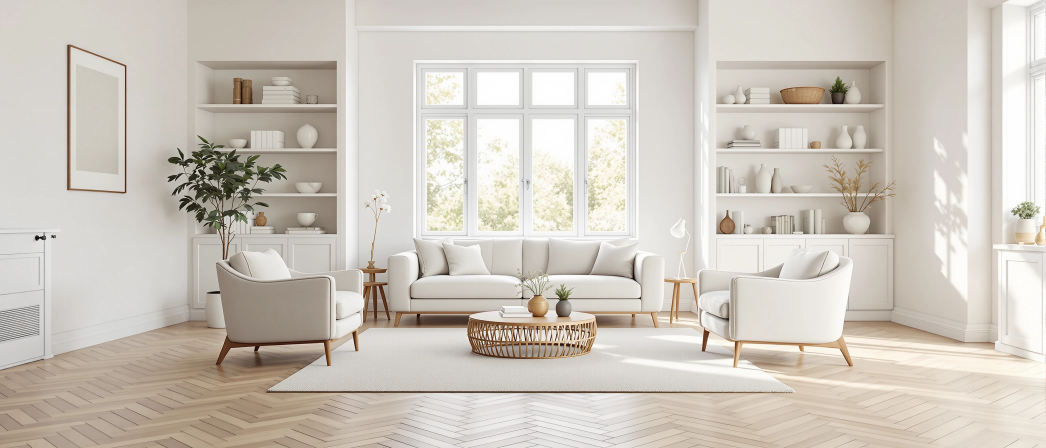
#> input picture tools/hero-living/source/living-flux.webp, 3136 x 1344 px, found by its file name (shown at 1/3 size)
$ python make-hero-living.py tools/hero-living/source/living-flux.webp
#> lines starting #> are read from the running program, lines starting #| are printed output that depends on the picture
# Makes the hero's living-room watermark (public/img/hero-living-2400.webp + hero-living-m.webp).
# Owner, 2026-10-20: "a very very light background (almost like a watermark) of a nice living room ...
# super light edge to edge". Picked strength: 12%.
#
# Source: Replicate black-forest-labs/flux-1.1-pro-ultra, 2026-10-20, seed 4102, 21:9 (AI-generated room,
# no people, no brand): a bright Scandinavian living room, pale oak herringbone floor, centred window,
# matching shelves. Steps: find the room's own vertical centre line, mirror its right half so the room is
# exactly symmetric (owner: symmetry, nothing lopsided), take most of the colour out (55% grey), wash it
# 88% into the page's ice blue (--ice-50 #f4f8fe), then export desktop + phone sizes.
#
# Run from the repo root: python tools/hero-living/make-hero-living.py tools/hero-living/source/living-flux.webp
import os
import sys

import numpy as np
from PIL import Image

STRENGTH = 0.12   # how much of the photo survives the wash (owner picked 12% from 8 / 12 / 16)
GREY = 0.55       # share of the photo turned grey, so the brand blues stay in charge
ICE_50 = np.array([244, 248, 254], np.float32)

src = sys.argv[1]
out_dir = os.path.join(os.path.dirname(os.path.abspath(__file__)), '..', '..', 'public', 'img')
im = np.asarray(Image.open(src).convert('RGB')).astype(np.float32)
H, W = im.shape[:2]
#> H = 1344; W = 3136

# 1) The room's own vertical axis: the column where the left and right halves match best.
gray = im.mean(axis=2)
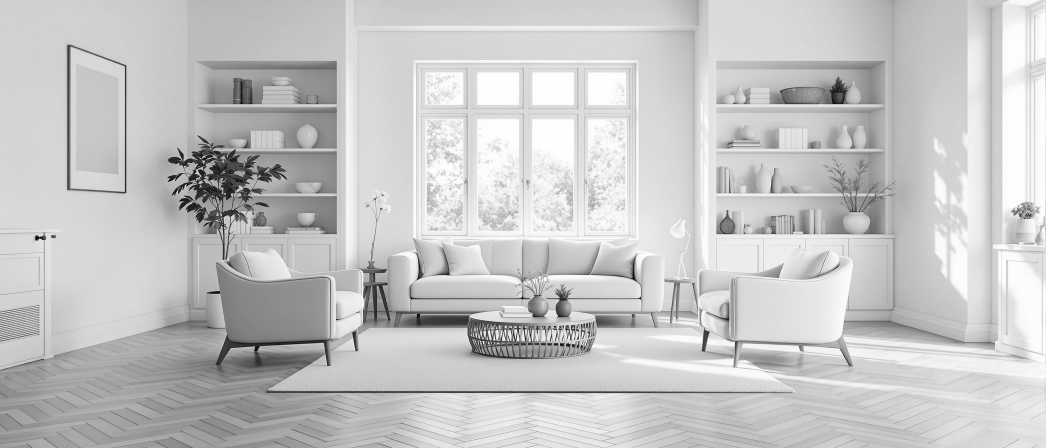
#> gray: shape (1344, 3136) float32 (shown at 1/3 size); min 0, max 255, mean 198
band = gray[int(H * 0.08):int(H * 0.62)]
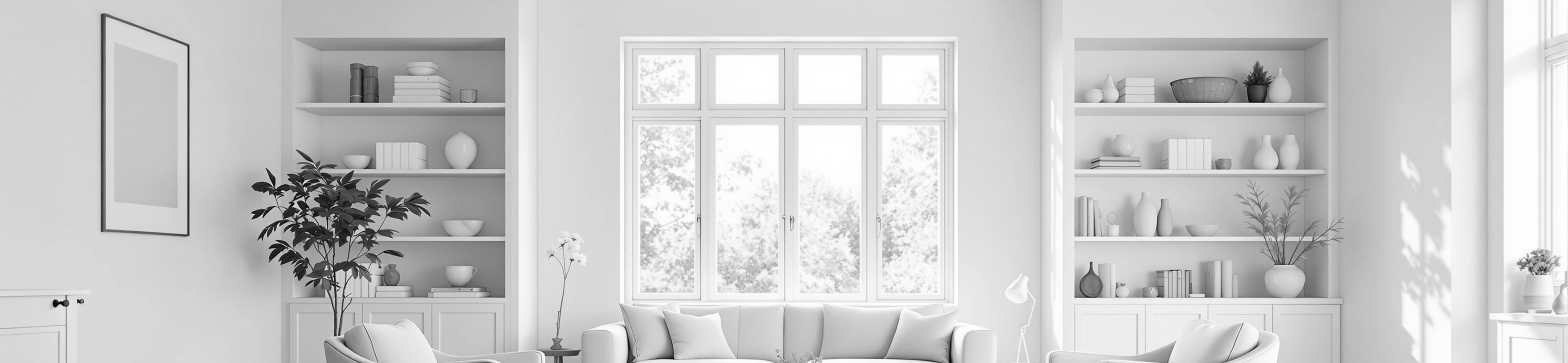
#> band: shape (726, 3136) float32 (shown at 1/2 size); min 0, max 255, mean 203.2
best = None
for c in range(W // 2 - 120, W // 2 + 121, 2):
    w = min(c, W - c, 1100) - 10
    d = float(np.mean(np.abs(band[:, c - w:c] - band[:, c:c + w][:, ::-1])))
    if best is None or d < best[1]:
        best = (c, d)
#> this loop made 121 passes
#> (d, best) on passes 1 to 12: (38.22, (1448, 38.22)), (38.12, (1450, 38.12)), (38, (1452, 38)), (37.9, (1454, 37.9)), (37.86, (1456, 37.86)), (37.81, (1458, 37.81)), (37.7, (1460, 37.7)), (37.62, (1462, 37.62)), (37.6, (1464, 37.6)), (37.52, (1466, 37.52)), (37.37, (1468, 37.37)), (37.26, (1470, 37.26))
#> d on passes 32 to 35: 34.72, 34.77, 34.81, 34.75
c = best[0]
#> c = 1660

# 2) Exact symmetry from the right half (it has the windows at both outer edges).
right = im[:, c:]
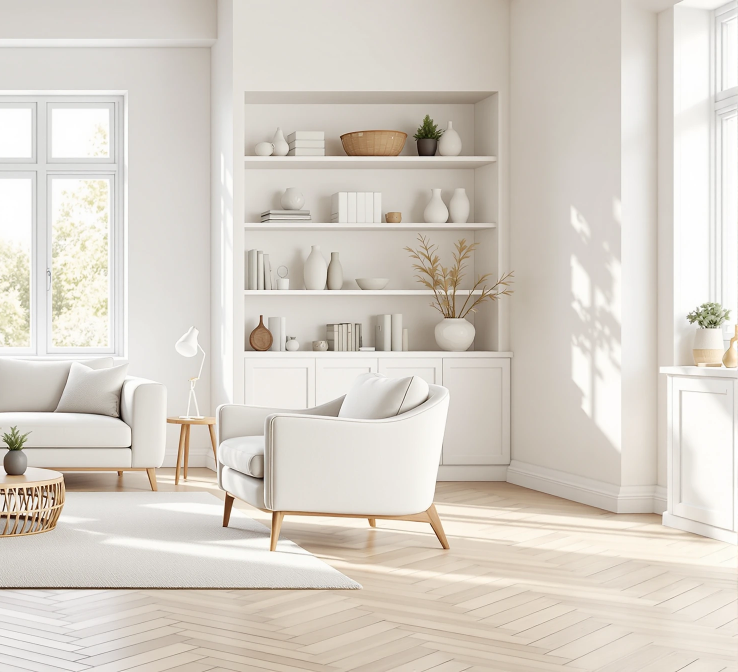
#> right: shape (1344, 1476, 3) float32 (shown at 1/2 size); mean R, G, B 216.1, 209.4, 200.2
sym = np.concatenate([right[:, ::-1], right], axis=1)
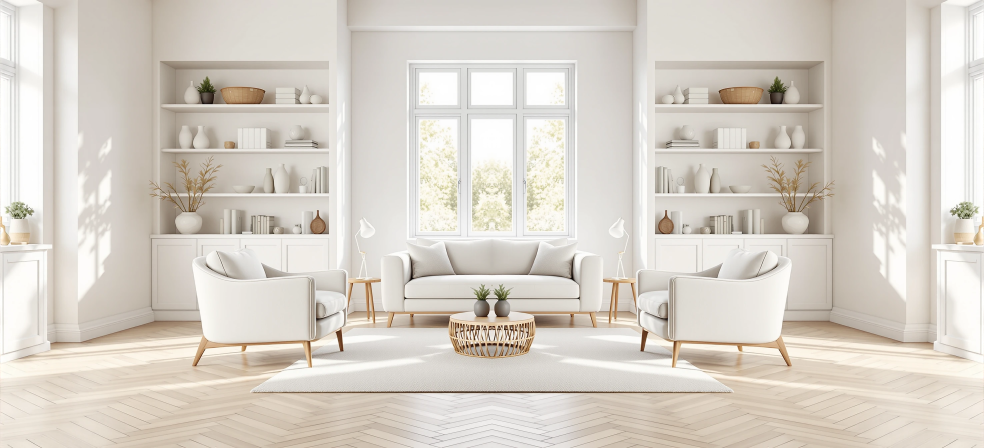
#> sym: shape (1344, 2952, 3) float32 (shown at 1/3 size); mean R, G, B 216, 208.4, 199.7
print('axis', c, 'mirrored', sym.shape[1], 'x', sym.shape[0])
#| axis 1660 mirrored 2952 x 1344

# 3) Mostly grey, then washed into the page colour.
lum = (0.299 * sym[..., 0] + 0.587 * sym[..., 1] + 0.114 * sym[..., 2])[..., None]
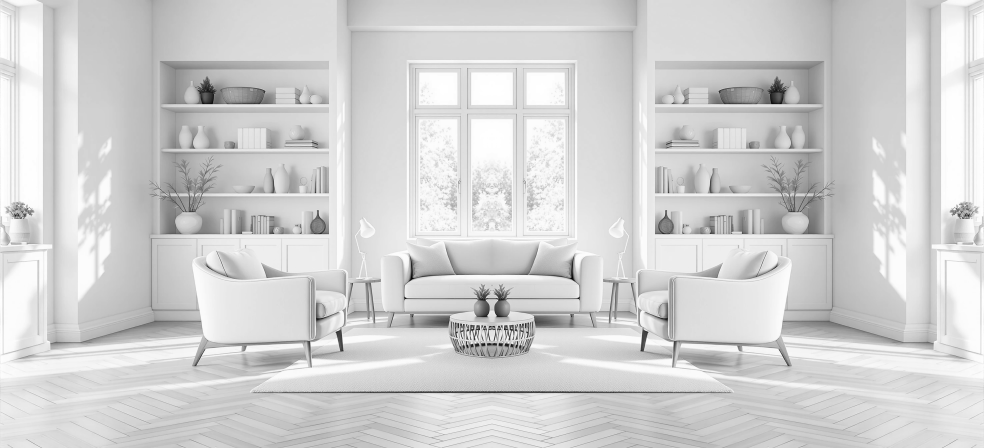
#> lum: shape (1344, 2952, 1) float32 (shown at 1/3 size); min 1.2, max 255, mean 210
soft = sym * (1 - GREY) + lum * GREY
washed = (ICE_50 * (1 - STRENGTH) + soft * STRENGTH).clip(0, 255).astype(np.uint8)
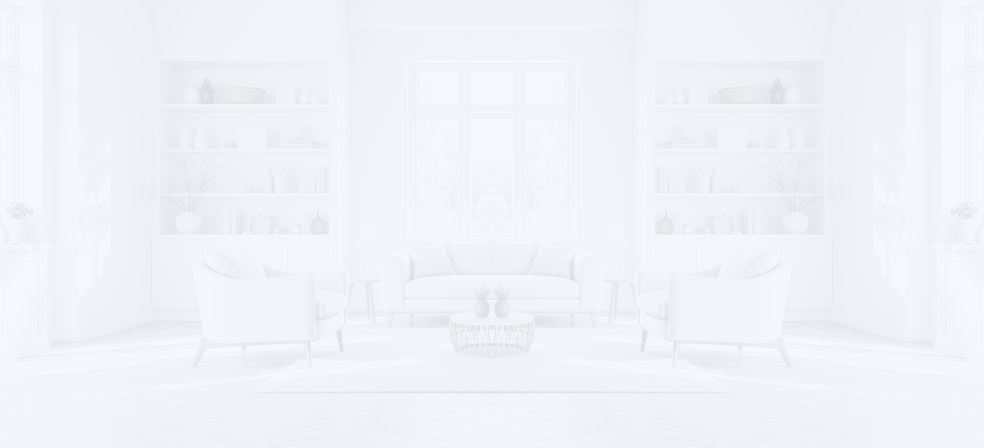
#> washed: shape (1344, 2952, 3) (shown at 1/3 size); mean R, G, B 239.7, 242.9, 247.7
img = Image.fromarray(washed)


def save(im_, name, width, quality):
#> called with name = 'hero-living-2400.webp', width = 2400, quality = 72
    h = round(im_.size[1] * width / im_.size[0])
#> h = 1093
    path = os.path.join(out_dir, name)
    im_.resize((width, h), Image.LANCZOS).save(path, 'WEBP', quality=quality, method=6)
    print(os.path.abspath(path), width, 'x', h, os.path.getsize(path), 'bytes')
#| public/img/hero-living-2400.webp 2400 x 1093 14680 bytes


# Desktop: the whole room across the width (shown at 100% width, faded out before the stage).
save(img, 'hero-living-2400.webp', 2400, 72)
# Phone: the centred slice (window, sofa, shelves) about 0.62 wide:tall, 2x for a 390px screen.
sh = img.size[1]
#> sh = 1344
cw = int(sh * 0.62)
#> cw = 833
x0 = (img.size[0] - cw) // 2
#> x0 = 1059
save(img.crop((x0, 0, x0 + cw, sh)), 'hero-living-m.webp', 760, 70)
#> call 2 of save, with name = 'hero-living-m.webp', width = 760, quality = 70
#> in save (call 2), `im_.resize((width, h), Image.LANCZOS).save(path, 'WEBP', quality=quali..`:
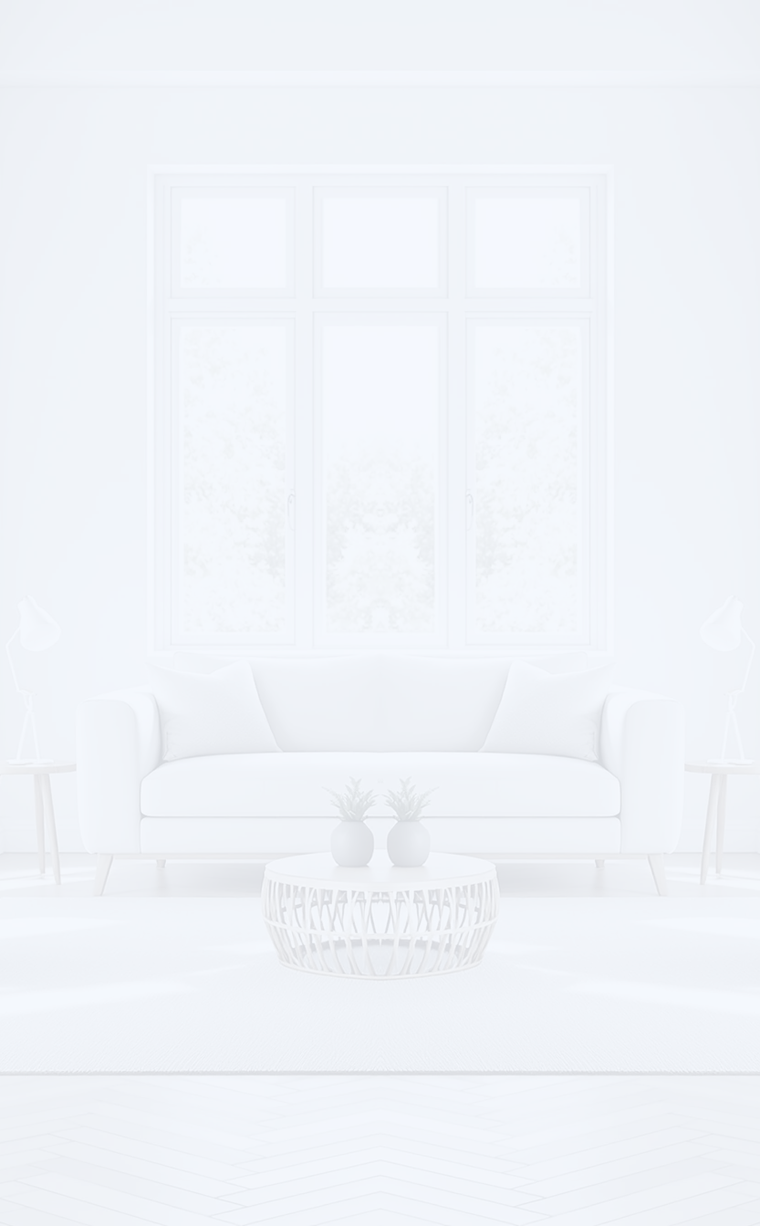
#> saved as hero-living-m.webp: PIL image 760x1226 RGB; mean R, G, B 240.2, 243.5, 248.4
#| public/img/hero-living-m.webp 760 x 1226 5410 bytes
